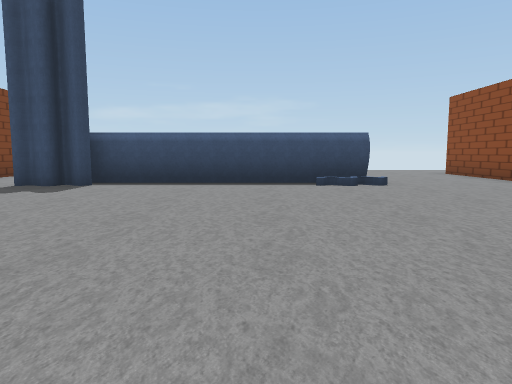
view 1 (above)

18 first-person views from a walk through a Unity game level. The camera is 1.2 m above the floor, tilts 6° down and sees 70° across. The floor is counted in squares, 2 m on a side. Each view is taken from the middle of a square. On the plan, view 1 faces up. The plan holds only what a view shows up to about 10 squares ahead; the rest is blank. The place goes on beyond the plan. Some surface patterns are stand-ins.

view 2
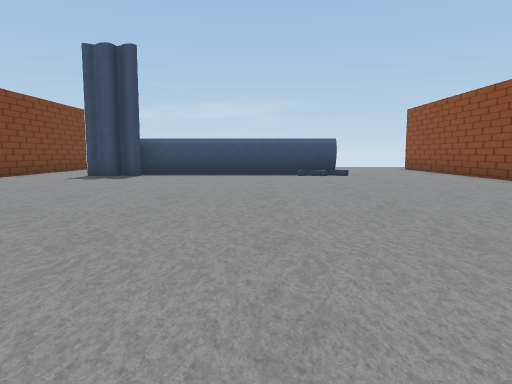

view 3
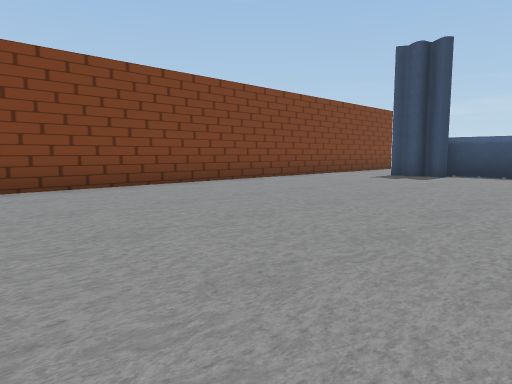

view 4
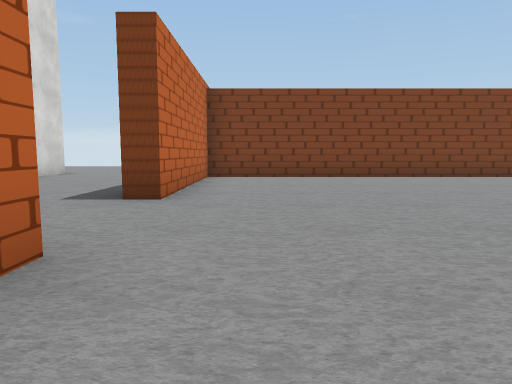

view 5
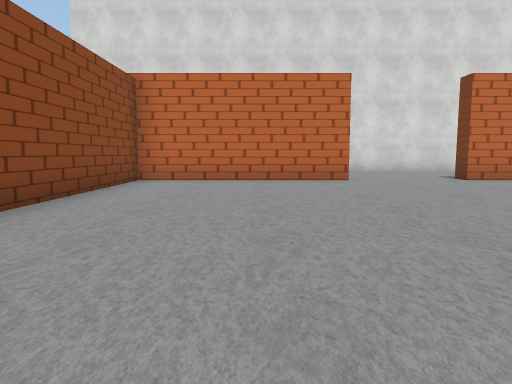

view 6
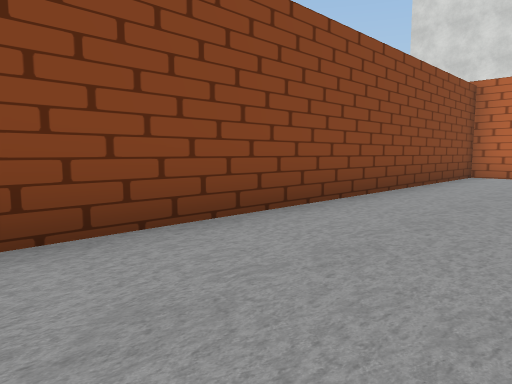

view 7
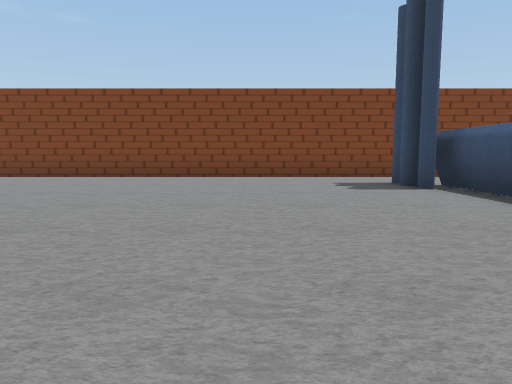

view 8
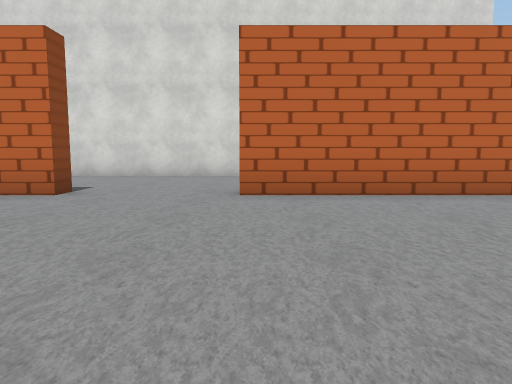

view 9
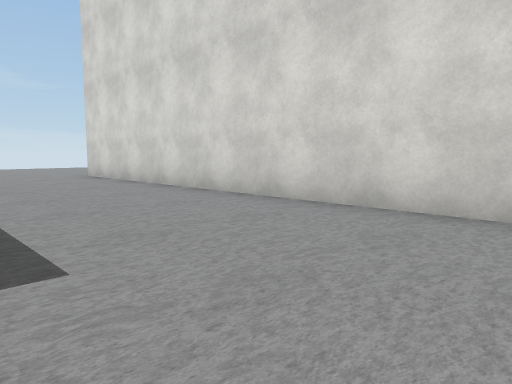

view 10
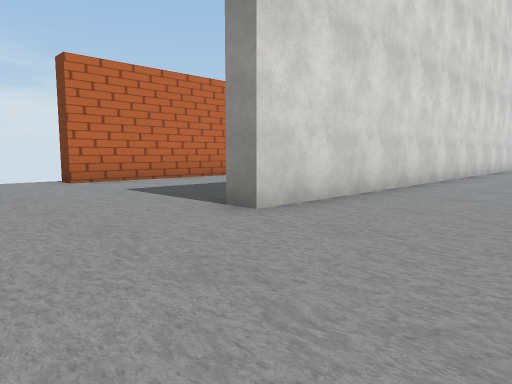

view 11
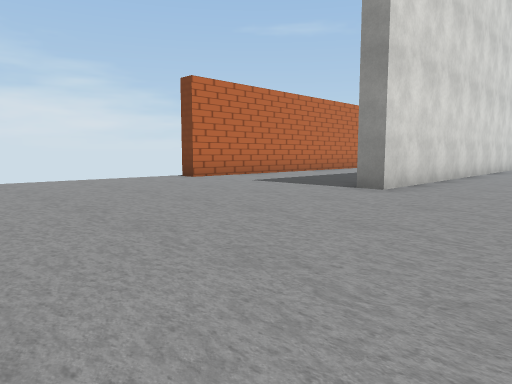

view 12
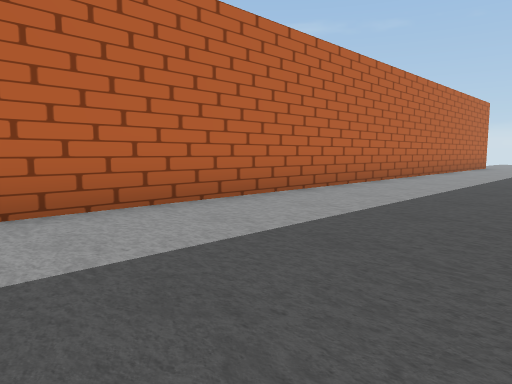

view 13
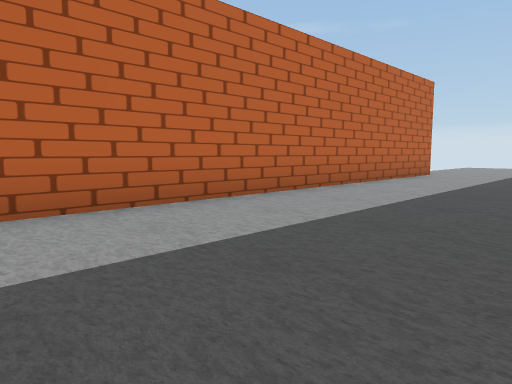

view 14
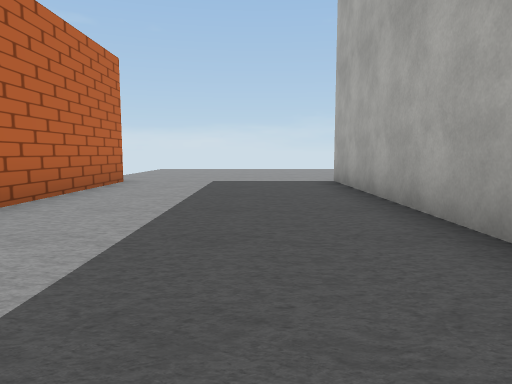

view 15
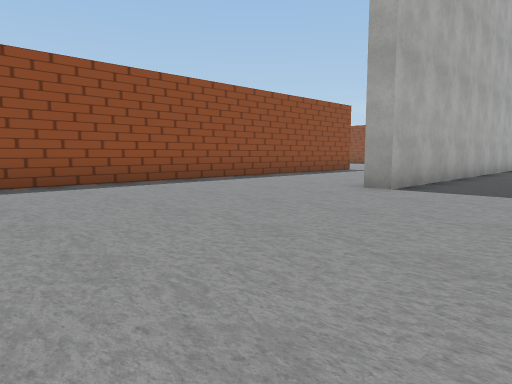

view 16
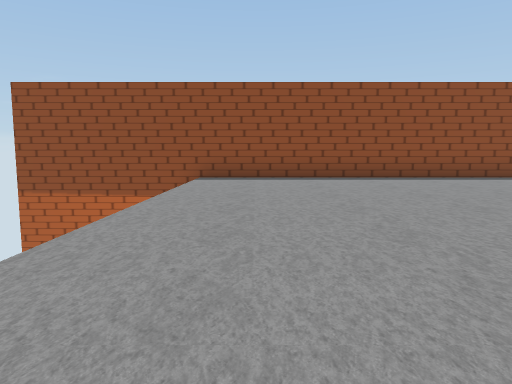

view 17
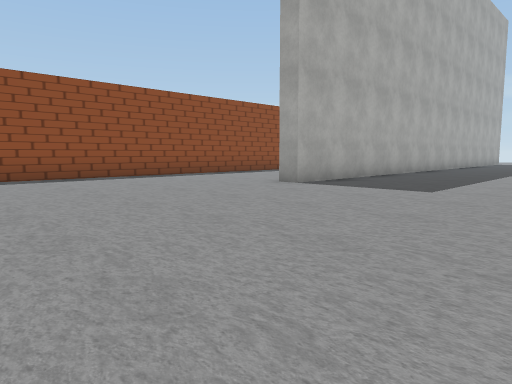

view 18
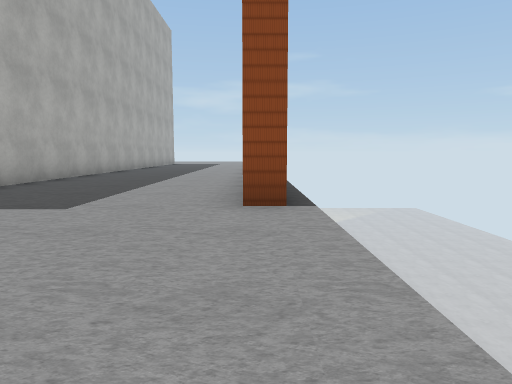

### Floor plan
Points are (right, up) in squares from view 1. A wall is a line through its corners. A room is listed if a view was taken in it or the views show most of it. See-through windows are left out.
Room 1 (views 1, 2, 3, 4, 5, 6, 7, 8)
walls: (0.9, -6.8) (0.9, -6.2) (5.6, -6.2) (5.6, 8.6); (2.4, 7.4) (-4, 7.4); (-6.4, 6.6) (-6.4, -6.2) (-1.8, -6.2) (-1.8, -6.8)
ways out: opening at (-0.5, -7) to room 2; opening at (-5.5, 7); opening at (4, 8.7)
Room 2 (views 9, 10, 11, 12, 13, 14, 15, 16, 17, 18)
walls: (-1.6, -10.8) (9.2, -10.8) (9.2, -11.4); (-1.9, -11.3) (-8.1, -11.3) (-8.1, -10.8); (-7.1, -10.8) (-6.6, -10.8); (-6.5, -6.8) (-17.5, -6.8); (-7.8, -16.4) (-7.8, -15.8) (9.4, -15.8) (9.4, -16.4)
ways out: opening at (-0.5, -7) to room 1

Where each view was taken, in squares from view 1:
view 1: 0 up, 0 right, facing up
view 2: 3 down, 0 right, facing up
view 3: 3 down, 0 right, facing up-left
view 4: 5 down, 3 right, facing left
view 5: 2 up, 3 right, facing down
view 6: 4 up, 3 right, facing down-right
view 7: 4 up, 3 right, facing left
view 8: 1 down, 2 left, facing down
view 9: 7 down, 1 left, facing down-right
view 10: 8 down, 12 right, facing down-left
view 11: 8 down, 15 right, facing down-left
view 12: 12 down, 9 right, facing down-left
view 13: 12 down, 3 right, facing down-left
view 14: 13 down, 0 right, facing left
view 15: 14 down, 14 left, facing up-right
view 16: 16 down, 13 left, facing up
view 17: 16 down, 14 left, facing up-right
view 18: 16 down, 12 left, facing right
